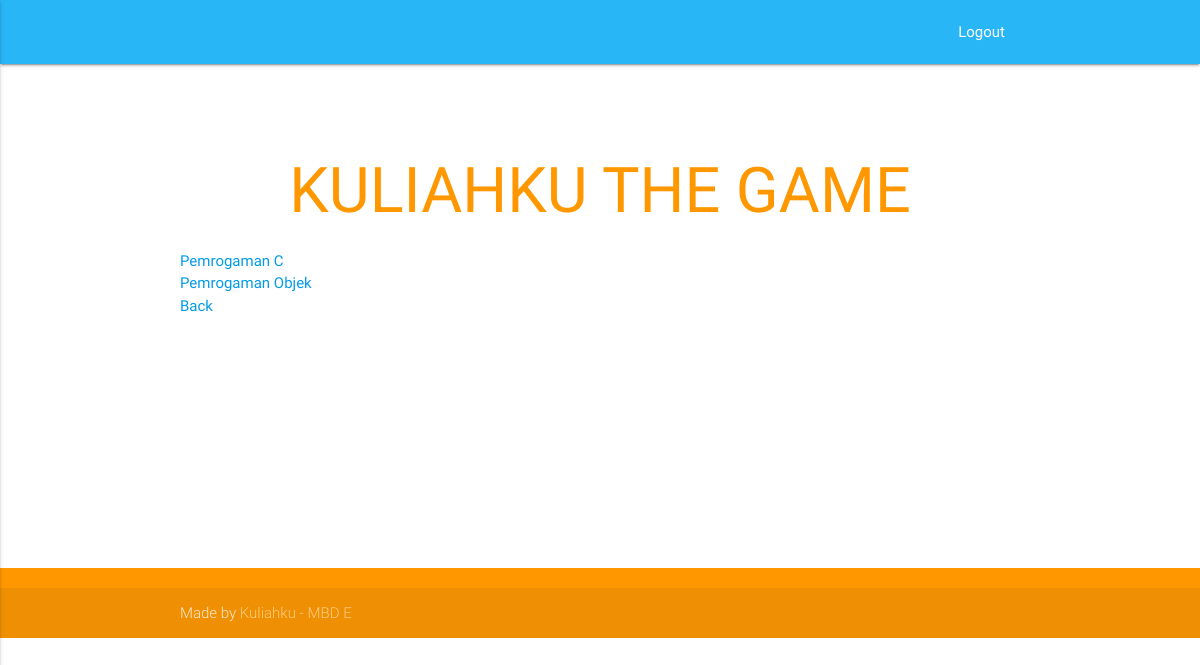
The page /tambahtugas.php (signed in) on the database as committed earlier.
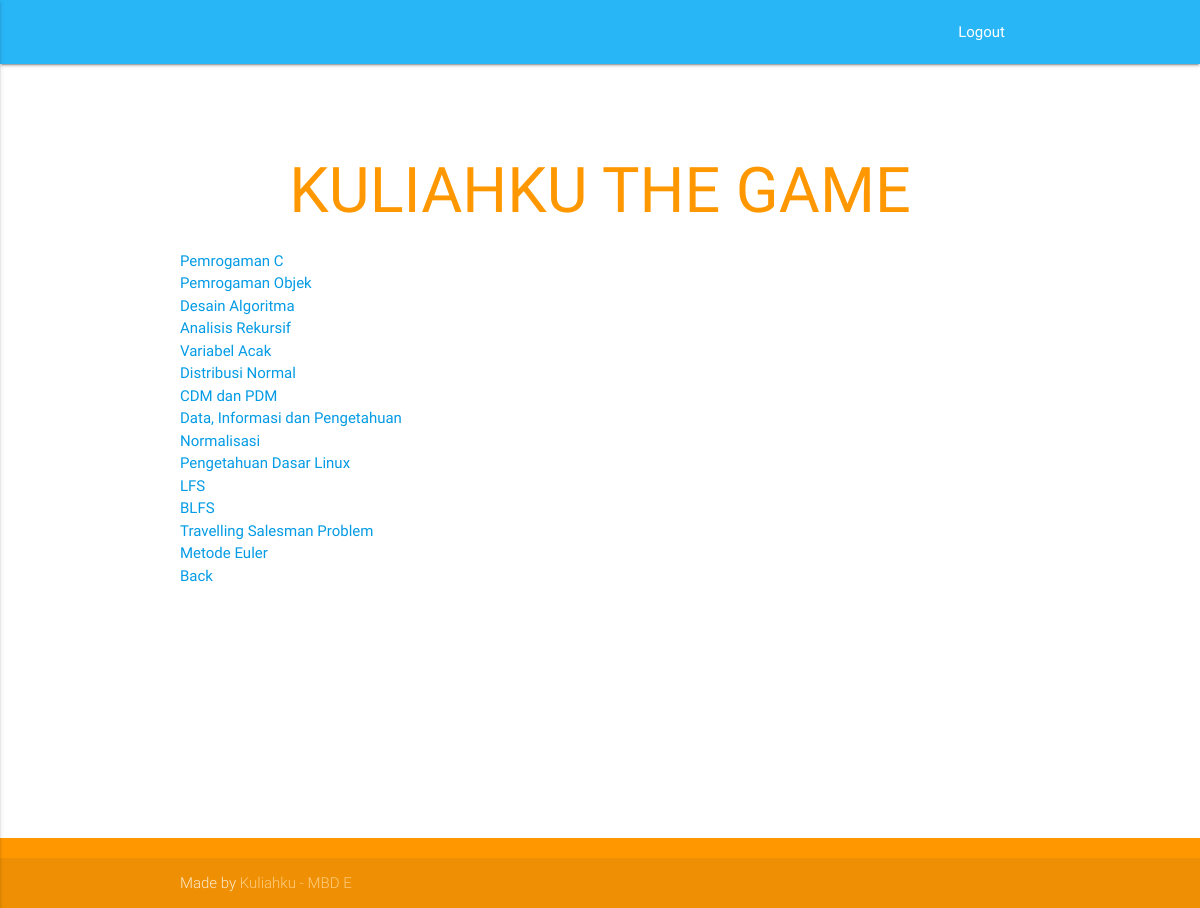
The same page on the database as committed later.
### tables this page shows
CREATE TABLE `tugas` (
  `id` int(10) UNSIGNED NOT NULL,
  `nama_tugas` varchar(191) NOT NULL
);

### tambahtugas.php (the view, shortened to what this page needs)
<!DOCTYPE html>
<html lang="en">
<head>
  <link href="css/materialize.css" type="text/css" rel="stylesheet" media="screen,projection"/>
  <link href="css/style_index.css" type="text/css" rel="stylesheet" media="screen,projection"/>
</head>
<body>
  <nav class="light-blue lighten-1" role="navigation">
    <div class="nav-wrapper container">
      <ul class="right hide-on-med-and-down">
        <li><a href="logout.php">Logout</a></li>
      </ul>
    </div>
  </nav>
  <div class="section no-pad-bot" id="index-banner">
    <div class="container">
      <br><br>
      <h1 class="header center orange-text">KULIAHKU THE GAME</h1>
      <?php
        if(isset($_SESSION['email'])){
          include "connect.php";
          $query = "CALL sp_tugas_available";
          $sql = mysqli_query($db,$query) or die("Query fail : ".mysqli_error());
          if (mysqli_num_rows($sql)!=0){
            while ($row = mysqli_fetch_assoc($sql)){
              echo "<a href='kerjakantugas.php?varname=$row[nama_tugas]'>";
              echo "$row[nama_tugas]</a><br>";
            }
          }
          else {
            echo "<p>Tidak ada tugas</p>";
          }
        }
        ?>
      <a href="tugas.php">Back</a>
      <br><br>
    </div>
  </div>
  <footer class="page-footer orange" style="position: relative;margin-top: 228px; /* negative value of footer height */;clear: both;">
    <div class="footer-copyright">
      <div class="container">
      Made by <span class="orange-text text-lighten-3">Kuliahku - MBD E</span>
      </div>
    </div>
  </footer>
  </body>
</html>

Rows that differ between the two databases and show on the page:
added tugas: nama_tugas "Desain Algoritma"
added tugas: nama_tugas "Analisis Rekursif"
added tugas: nama_tugas "Variabel Acak"
added tugas: nama_tugas "Distribusi Normal"
added tugas: nama_tugas "CDM dan PDM"
added tugas: nama_tugas "Data, Informasi dan Pengetahuan"
added tugas: nama_tugas "Normalisasi"
added tugas: nama_tugas "Pengetahuan Dasar Linux"
added tugas: nama_tugas "LFS"
added tugas: nama_tugas "BLFS"
added tugas: nama_tugas "Travelling Salesman Problem"
added tugas: nama_tugas "Metode Euler"
